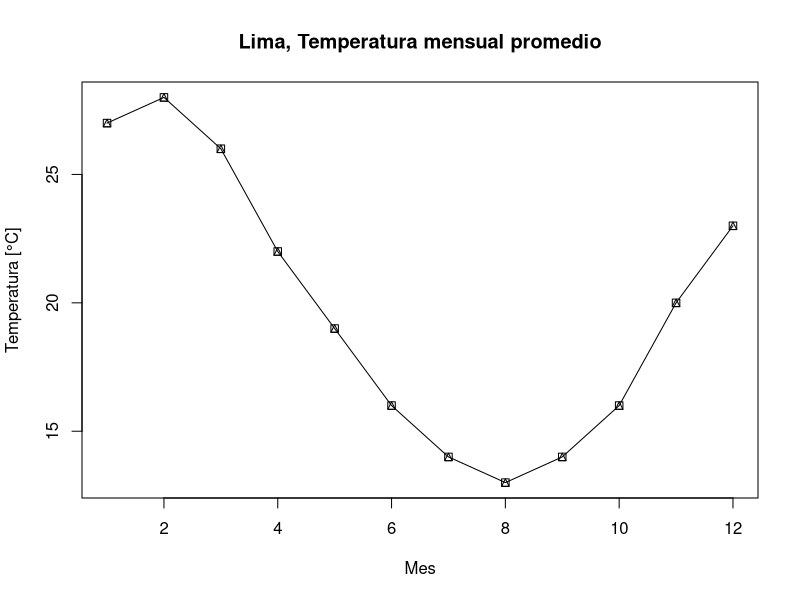
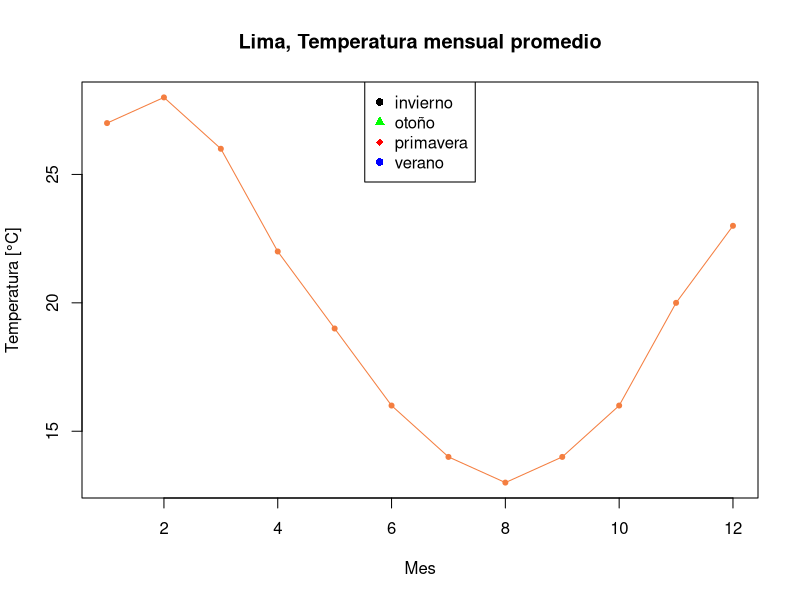
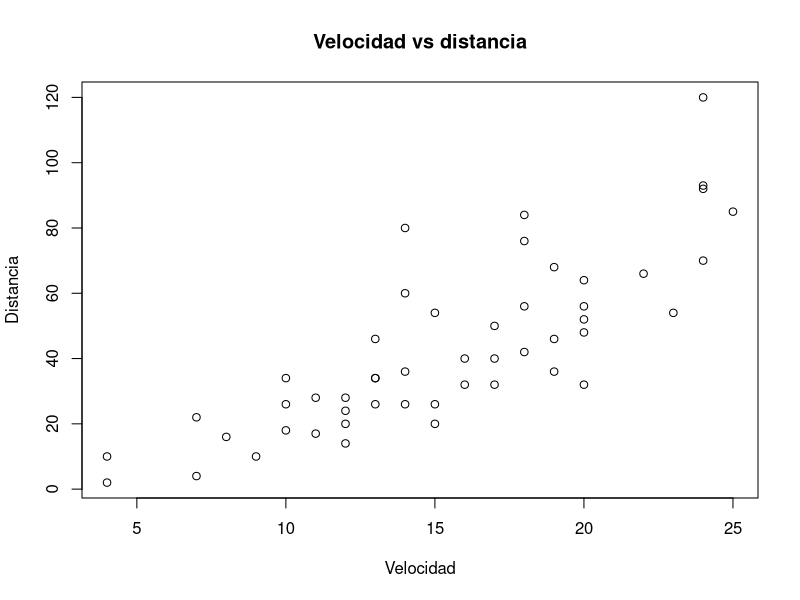
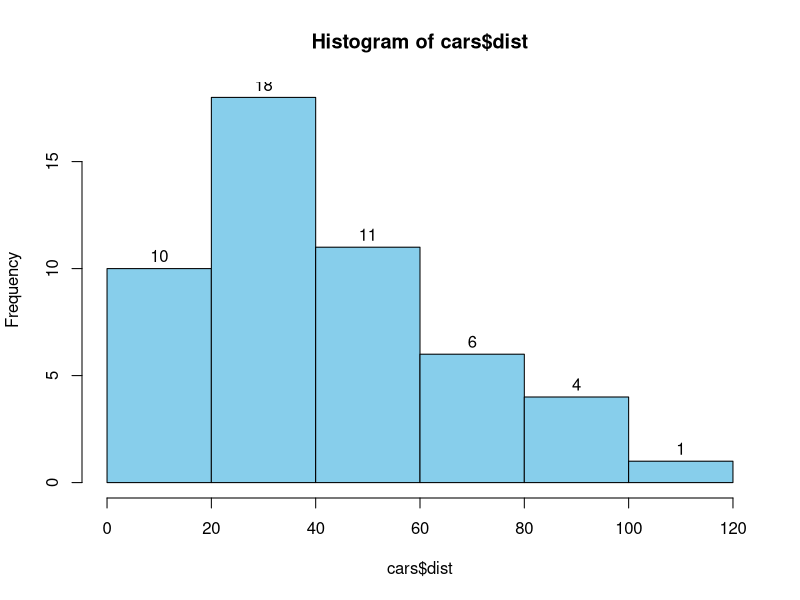

Source code (R) for these figures, in order:
## ---- chunk 1
library("tidyverse")
## ---- chunk 2
x <- c(1, 2, 3, 4)
## ---- chunk 3
x_ceros <- diamonds$x == 0
diamonds[x_ceros,]
## ---- chunk 4
# Ver resultados
diamonds[diamonds$x > 10, ]
# Guardar un nuevo data.frame
big <- diamonds[diamonds$x > 10, ]
# Sobreescribir el dataset existente (Cuidado!)
diamonds <- diamonds[diamonds$x < 10,]
## ---- chunk 5
x <- 0
if (x < 0) {
  print("Numero negativo")
}else if (x > 0) {
  print("Numero positivo")
} else {
  print("Cero")
}
## ---- chunk 6
## R
temp <- c(15, 22, 30)
suelo <- c("seco", "humedo", "charcos")
valtemp <- temp[1]
valsuelo <- suelo[3]
if (valtemp %in% 12:22 & valsuelo =="seco") {
  print("\nCielo despejado")
} else if (valtemp == 22 | valsuelo == "humedo"){
  print("\nlluvia leve")
} else if (valtemp > 22 & valsuelo=="charcos"){
  print("\nlluvia severa")
} else {
  print("\nFaltan datos")
  }
## ---- chunk 7
# Creando un vector de frutas
frutas <- c('Apple', 'Orange', 'Passion fruit', 'Banana')
# Declarando el bucle for
for ( i in frutas){ 
 print(i)
}
## ---- chunk 8
# creando la expresión con valor 1
inicio <- 1
# Creando el loop
while (inicio <= 5){
  # Ver donde estamos
  cat('Este es el ciclo número ', inicio)
  # Agregar 1 a la variable inicio despues de cada iteracion
  inicio <- inicio + 1
  print(inicio)
}
## ---- chunk 9
a <- 5
b <- 6
suma <- function(valor1, valor2){
  resultado <- valor1 + valor2
  return(resultado)
}
suma(a, b)
## ---- chunk 10
# Scatter plots
x <- 1:12
y <- c(27, 28, 26, 22, 19, 16, 14, 13, 14, 16, 20, 23)
estaciones <- c(rep("verano",2), rep("otoño",3), rep("invierno",3), rep("primavera",3), "verano")

df <- data.frame(x, y, estaciones)

plot(df$x, df$y, type="o", pch=14,xlab = "Mes", 
     ylab = "Temperatura [°C]", main="Lima, Temperatura mensual promedio")
## ---- chunk 11
plot(df$x, df$y, type="o", pch=20, xlab="Mes", 
     ylab="Temperatura [°C]", main="Lima, Temperatura mensual promedio", col = "#F47E40")

df["colores"] = c(rep("black",2), rep("green",3), rep("red",3), rep("blue",3), "red")
legend("top", legend = levels(factor(estaciones)),
       col =  c("black", "green", "red", "blue"),
       pch = c(16, 17, 18) )
## ---- chunk 12
data(cars)
plot(cars$speed, cars$dist, xlab = "Velocidad", ylab = "Distancia", main = "Velocidad vs distancia")
## ---- chunk 13
# Histogram
# hist(cars$speed)
# hist(cars$speed, breaks = 10)
hist(cars$dist, freq = T, col = "skyblue", labels = T)
## ---- chunk 14

